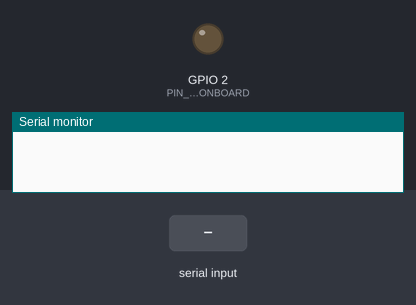
Recording of a program running on a simulated ESP32. Shown: output pins drawn as LEDs (lit = HIGH), the last lines printed to the serial monitor. Dashed ring = blinking. The test bench sets the inputs (shaded band). Random numbers use the default seed unless the program sets one.

Above: at 0.0 s.
At 1.88 s:
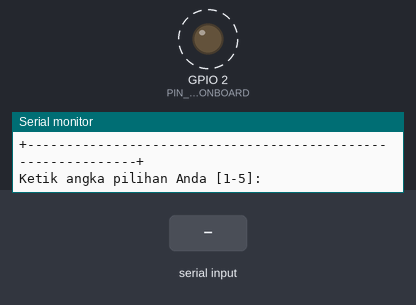
2.3 s: "1\n" received over Serial
5.3 s: "2\n" received over Serial
8.3 s: "4\n" received over Serial
Timing chart, 0 to 17.3 s (numbered marks = the images above; inputs shaded):
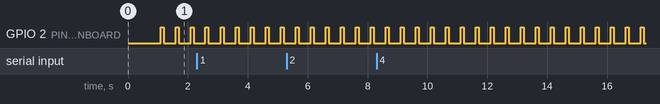

The program:

main.cpp
```cpp
/**
 * ============================================================================
 * PRAKTIKUM SISTEM TERTANAM: FREERTOS TASK SCHEDULING & WATCHDOG TIMER (TWDT)
 * ============================================================================
 * Laboratorium Sistem Tertanam (Embedded Systems) - Teknik Elektro
 * Target Hardware: ESP32-WROOM-32 / ESP32-S3 (30/38 Pin DevKit)
 *
 * MODUL MINGGU 07:
 * 1. Preemptive Multitasking: Time-slicing FreeRTOS Tick Timer (1000 Hz / 1 ms).
 * 2. Task Lifecycle: Running, Ready, Blocked, Suspended, dan Pengaturan Prioritas.
 * 3. Task Stack Profiling: uxTaskGetStackHighWaterMark() untuk mendeteksi Stack Overflow.
 * 4. Task Watchdog Timer (TWDT): Eksperimen memicu Watchdog Panic dan penyembuhannya.
 * 5. Menu Interaktif Serial Monitor (115200 bps).
 * ============================================================================
 */

#include <Arduino.h>
#include <esp_task_wdt.h>

// ============================================================================
// DEFINISI PIN HARDWARE & KONSTANTA
// ============================================================================
#define PIN_LED_ONBOARD      2    // LED status aktivitas sistem
#define TWDT_TIMEOUT_SECONDS 3    // Batas waktu timeout Watchdog Timer (3 detik)

// ============================================================================
// TASK HANDLES
// ============================================================================
TaskHandle_t hTaskSensor     = NULL;
TaskHandle_t hTaskHeartbeat  = NULL;
TaskHandle_t hTaskReporter   = NULL;
TaskHandle_t hTaskHog        = NULL;

// ============================================================================
// VARIABEL DATA TELEMETRI BERSAMA
// ============================================================================
struct TelemetryData {
    float temperature;
    float humidity;
    uint32_t sample_count;
    uint32_t heartbeat_count;
} g_telemetry = {25.0f, 60.0f, 0, 0};

// Flag kontrol eksperimen
volatile bool g_trigger_starvation = false;
volatile bool g_run_normal_tasks   = true;

// ============================================================================
// TASK 1: PEMBACAAN SENSOR TELEMETRI (PERIODIK 50 MS / 20 HZ)
// ============================================================================
void TaskSensor(void *pvParameters) {
    TickType_t xLastWakeTime = xTaskGetTickCount();
    const TickType_t xFrequency = pdMS_TO_TICKS(50); // Tepat 50 ms

    while (1) {
        if (g_run_normal_tasks) {
            // Simulasi pembacaan ADC / Sensor Suhu & Kelembaban
            g_telemetry.sample_count++;
            g_telemetry.temperature = 24.5f + (float)(rand() % 80) / 10.0f;
            g_telemetry.humidity    = 55.0f + (float)(rand() % 250) / 10.0f;
        }

        // vTaskDelayUntil menjamin periode eksekusi deterministik (anti-jitter)
        vTaskDelayUntil(&xLastWakeTime, xFrequency);
    }
}

// ============================================================================
// TASK 2: KEDIP LED HEARTBEAT (PERIODIK 500 MS / 1 HZ)
// ============================================================================
void TaskHeartbeat(void *pvParameters) {
    pinMode(PIN_LED_ONBOARD, OUTPUT);

    while (1) {
        if (g_run_normal_tasks) {
            digitalWrite(PIN_LED_ONBOARD, HIGH);
            vTaskDelay(pdMS_TO_TICKS(100)); // LED Menyala 100 ms
            digitalWrite(PIN_LED_ONBOARD, LOW);
            g_telemetry.heartbeat_count++;
            vTaskDelay(pdMS_TO_TICKS(400)); // LED Padam 400 ms (Total periode = 500 ms)
        } else {
            vTaskDelay(pdMS_TO_TICKS(200));
        }
    }
}

// ============================================================================
// TASK 3: LAPORAN TELEMETRI BERKALA (PERIODIK 2000 MS)
// ============================================================================
void TaskReporter(void *pvParameters) {
    while (1) {
        vTaskDelay(pdMS_TO_TICKS(2000));

        if (g_run_normal_tasks && !g_trigger_starvation) {
            // Mengukur sisa stack terkecil (High Water Mark)
            UBaseType_t stackSensor    = (hTaskSensor != NULL)    ? uxTaskGetStackHighWaterMark(hTaskSensor) : 0;
            UBaseType_t stackHeartbeat = (hTaskHeartbeat != NULL) ? uxTaskGetStackHighWaterMark(hTaskHeartbeat) : 0;
            UBaseType_t stackReporter  = uxTaskGetStackHighWaterMark(NULL);

            Serial.printf("[AUTO-TELEMETRY] Sampel: #%lu | Suhu: %.1f C | RH: %.1f %% | Detak LED: #%lu | Stack Sisa: [Sens:%uB, HB:%uB, Rep:%uB]\n",
                          g_telemetry.sample_count,
                          g_telemetry.temperature,
                          g_telemetry.humidity,
                          g_telemetry.heartbeat_count,
                          (unsigned int)stackSensor,
                          (unsigned int)stackHeartbeat,
                          (unsigned int)stackReporter);
        }
    }
}

// ============================================================================
// TASK KHUSUS EKSPERIMEN 3: TASK NAKAL PEMICU WATCHDOG (CPU HOG)
// ============================================================================
void TaskHungryHog(void *pvParameters) {
    bool with_yield = (bool)(intptr_t)pvParameters;

    Serial.println("\n--------------------------------------------------------------");
    Serial.printf("[HOG STARTED] Task HungryHog aktif pada Prioritas 3 (Core %d)!\n", xPortGetCoreID());
    if (with_yield) {
        Serial.println(">> MODE AMAN: Melakukan kalkulasi berat DENGAN vTaskDelay(1) untuk yield.");
        Serial.println(">> Watchdog TIDAK AKAN terpicu karena Idle Task tetap kebagian CPU!");
    } else {
        Serial.println(">> MODE BAHAYA: Memonopoli CPU 100% TANPA memanggil vTaskDelay()!");
        Serial.printf(">> Tunggu %d detik... Task Watchdog Timer (TWDT) AKAN MELEDAK!\n", TWDT_TIMEOUT_SECONDS);
    }
    Serial.println("--------------------------------------------------------------");

    uint32_t loop_counter = 0;
    unsigned long start_time = millis();

    while (1) {
        loop_counter++;

        // Komputasi matematika dummy agar CPU bekerja keras
        volatile double dummy = 3.14159265;
        dummy = dummy * dummy / 1.0001;
        (void)dummy;

        if (with_yield) {
            // Memberi kesempatan kepada CPU untuk mengeksekusi Idle Task & reset WDT
            if (loop_counter % 50000 == 0) {
                vTaskDelay(pdMS_TO_TICKS(2));
                Serial.printf("   [HOG YIELD] Iterasi: %lu | Berhasil berbagi CPU dengan aman.\n", loop_counter);
            }
            if (millis() - start_time > 4000) {
                Serial.println("[HOG FINISHED] Pengujian mode aman tuntas! Menghapus task hog...");
                hTaskHog = NULL;
                vTaskDelete(NULL); // Menghapus diri sendiri
            }
        } else {
            // TIDAK ADA vTaskDelay sama sekali!
            if (loop_counter % 2000000 == 0) {
                Serial.printf("   [HOG MONOPOLI] Iterasi: %lu | Masih menolak yield ke CPU... (%lu ms)\n",
                              loop_counter, millis() - start_time);
            }
        }
    }
}

// ============================================================================
// FUNGSI MENU 1: STATUS MULTITASKING NORMAL
// ============================================================================
void show_multitasking_status() {
    Serial.println("\n========================================================");
    Serial.println("  STATUS SCHEDULER FREERTOS & MULTI-TASKING ESP32       ");
    Serial.println("========================================================");
    Serial.printf("  • Frekuensi Tick FreeRTOS : %d Hz (1 Tick = %d ms)\n",
                  configTICK_RATE_HZ, 1000 / configTICK_RATE_HZ);
    Serial.printf("  • Jumlah Core Aktif       : Dual-Core Xtensa LX6 (240 MHz)\n");
    Serial.printf("  • Core Eksekusi Task Menu : Core %d (APP_CPU)\n", xPortGetCoreID());
    Serial.printf("  • Status Task Sensor      : %s (Periodik 50 ms / 20 Hz, Prioritas 2)\n",
                  (hTaskSensor != NULL) ? "BERJALAN" : "NONAKTIF");
    Serial.printf("  • Status Task Heartbeat   : %s (Periodik 500 ms / 1 Hz, Prioritas 1)\n",
                  (hTaskHeartbeat != NULL) ? "BERJALAN" : "NONAKTIF");
    Serial.printf("  • Status Task Reporter    : %s (Periodik 2000 ms, Prioritas 1)\n",
                  (hTaskReporter != NULL) ? "BERJALAN" : "NONAKTIF");
    Serial.println("--------------------------------------------------------");
    Serial.println("[INSIGHT TEKNIK ELEKTRO]:");
    Serial.println("Preemptive Multitasking memungkinkan sensor dibaca setiap 50 ms");
    Serial.println("secara presisi tanpa terganggu oleh kedipan LED yang butuh 500 ms!");
}

// ============================================================================
// FUNGSI MENU 2: PROFILING MEMORI STACK (HIGH WATER MARK)
// ============================================================================
void show_stack_profiling() {
    Serial.println("\n==========================================================================");
    Serial.println("   PROFILING MEMORI TASK STACK (uxTaskGetStackHighWaterMark)             ");
    Serial.println("==========================================================================");
    Serial.println("| Nama Task       | Prioritas | Core | Alokasi Awal | Sisa Min (B) | Status   |");
    Serial.println("|-----------------|-----------|------|--------------|--------------|----------|");

    struct TaskInspect {
        TaskHandle_t handle;
        const char *name;
        uint32_t allocated;
        uint8_t priority;
        int core;
    } tasks[] = {
        {hTaskSensor,    "TaskSensor     ", 3072, 2, 1},
        {hTaskHeartbeat, "TaskHeartbeat  ", 2048, 1, 1},
        {hTaskReporter,  "TaskReporter   ", 3072, 1, 1},
        {NULL,           "TaskLoop (CLI) ", 8192, 1, 1}
    };

    for (int i = 0; i < 4; i++) {
        TaskHandle_t th = (tasks[i].handle != NULL) ? tasks[i].handle : xTaskGetCurrentTaskHandle();
        UBaseType_t hwm = uxTaskGetStackHighWaterMark(th);

        const char *health = "AMAN";
        if (hwm < 256) health = "BAHAYA!";
        else if (hwm < 512) health = "WASPADA";

        Serial.printf("| %s | %9u | %4d | %9u B | %9u B | %-8s |\n",
                      tasks[i].name, tasks[i].priority, tasks[i].core,
                      tasks[i].allocated, (unsigned int)hwm, health);
    }
    Serial.println("==========================================================================");
    Serial.println("[CATATAN ENJINIRING MEMORI]:");
    Serial.println("1. 'Sisa Min (B)' adalah High Water Mark: jarak terdekat ujung stack");
    Serial.println("   ke batas luapan memori (Stack Overflow) sejak task pertama kali dibuat.");
    Serial.println("2. Jika 'Sisa Min' menyentuh angka 0, ESP32 seketika mengalami crash");
    Serial.println("   dengan pesan fatal: 'Guru Meditation Error: Core 1 panic'd (Unhandled debug exception)'.");
}

// ============================================================================
// FUNGSI MENU 3: SIMULASI MEMICU WATCHDOG TIMEOUT (TWDT CRASH DEMO)
// ============================================================================
void trigger_watchdog_timeout() {
    Serial.println("\n========================================================");
    Serial.println("  DEMO 3: SIMULASI MEMICU TASK WATCHDOG TIMER (TWDT)    ");
    Serial.println("========================================================");
    Serial.println("[PERINGATAN]: Eksperimen ini SENGAJA memonopoli CPU 100%");
    Serial.println("              tanpa memberi kesempatan pada Idle Task.");
    Serial.println("              ESP32 AKAN REBOOT SECARA OTOMATIS setelah");
    Serial.printf("              timeout %d detik terlewati!\n", TWDT_TIMEOUT_SECONDS);
    Serial.println("========================================================");
    delay(1000);

    // Buat TaskHog pada Prioritas 3 (lebih tinggi dari Idle Task yang berprioritas 0)
    // Parameter false = TANPA YIELD (Memicu Watchdog)
    xTaskCreatePinnedToCore(
        TaskHungryHog,
        "TaskHungryHog",
        3072,
        (void *)(intptr_t)false,
        3,
        &hTaskHog,
        1
    );
}

// ============================================================================
// FUNGSI MENU 4: PENGUJIAN MODE AMAN (TASK BERAT DENGAN YIELD)
// ============================================================================
void test_safe_task_computation() {
    Serial.println("\n========================================================");
    Serial.println("  DEMO 4: PENANGANAN TEPAT KOMPUTASI BERAT (DENGAN YIELD)");
    Serial.println("========================================================");
    Serial.println("[SOLUSI ENJINIRING]:");
    Serial.println("Setiap task yang menjalankan komputasi panjang WAJIB menyisipkan");
    Serial.println("panggilan vTaskDelay(1) atau taskYIELD() secara berkala.");
    Serial.println("Ini memberikan jatah CPU pada Idle Task untuk mereset Watchdog!");
    Serial.println("========================================================");

    if (hTaskHog != NULL) {
        Serial.println("[FAIL] Masih ada Task Hog yang berjalan!");
        return;
    }

    // Parameter true = DENGAN YIELD
    xTaskCreatePinnedToCore(
        TaskHungryHog,
        "TaskSafeHog",
        3072,
        (void *)(intptr_t)true,
        3,
        &hTaskHog,
        1
    );
}

// ============================================================================
// FUNGSI MENU 5: DEMONSTRASI PREEMPTIVE TASK PRIORITY
// ============================================================================
void demonstrate_task_preemption() {
    Serial.println("\n========================================================");
    Serial.println("  DEMO 5: ANALISIS PREEMPTION & PERBEDAAN PRIORITAS TASK ");
    Serial.println("========================================================");
    Serial.println("Pada FreeRTOS, Task dengan angka prioritas LEBIH TINGGI");
    Serial.println("akan SEKETIKA merebut (preempt) CPU dari Task berprioritas rendah.");
    Serial.println("\nHierarki Prioritas Saat Ini:");
    Serial.println("  • Prioritas 3 : Task HungryHog / Alarm Darurat");
    Serial.println("  • Prioritas 2 : Task Sensor Telemetri (50 ms)");
    Serial.println("  • Prioritas 1 : Task Heartbeat & Reporter (500 ms - 2000 ms)");
    Serial.println("  • Prioritas 0 : Task IDLE Bawaan ESP-IDF (Pembersih Memori & WDT Feeder)");
    Serial.println("--------------------------------------------------------");
    Serial.println("HUKUM EMAS FREERTOS:");
    Serial.println("Jangan biarkan Task berprioritas tinggi berjalan terus-menerus tanpa jeda!");
    Serial.println("Jika Task Prioritas 1 atau lebih memonopoli CPU, Task IDLE (Prioritas 0)");
    Serial.println("tidak akan pernah dieksekusi -> Memicu Task Watchdog Timeout!");
}

// ============================================================================
// TAMPILKAN BANNER MENU
// ============================================================================
void print_menu() {
    Serial.println("\n+-------------------------------------------------------------+");
    Serial.println("|     MENU INTERAKTIF LAB WEEK 07: FREERTOS & WATCHDOG        |");
    Serial.println("+-------------------------------------------------------------+");
    Serial.println("| [1] Status Multi-Tasking & Pembagian Waktu Scheduler        |");
    Serial.println("| [2] Profiling Memori Stack Task (Deteksi Stack Overflow)    |");
    Serial.println("| [3] Simulasi Memicu Crash Watchdog Timer (TWDT Timeout Demo)|");
    Serial.println("| [4] Uji Komputasi Berat yang Aman (Penyembuhan via Yield)   |");
    Serial.println("| [5] Analisis Preemptive Priority & Peran Idle Task          |");
    Serial.println("| [m] Tampilkan Ulang Menu Pilihan                            |");
    Serial.println("+-------------------------------------------------------------+");
    Serial.print("Ketik angka pilihan Anda [1-5]: ");
}

// ============================================================================
// SETUP & MAIN LOOP
// ============================================================================
void setup() {
    // 1. Inisialisasi Serial Debugging (115200 bps)
    Serial.begin(115200);
    delay(1000);

    // 2. Salam Pembuka Ramah Awam
    Serial.println("\n========================================================");
    Serial.println("SELAMAT DATANG DI PRAKTIKUM MINGGU 07 - SISTEM TERTANAM");
    Serial.println("Real-Time Operating Systems (FreeRTOS) & Watchdog Timer");
    Serial.println("Laboratorium Sistem Tertanam - Teknik Elektro");
    Serial.println("========================================================");

    // 3. Konfigurasi Task Watchdog Timer (TWDT) bawaan ESP-IDF
    // Mengaktifkan TWDT dengan timeout 3 detik dan panic=true (reboot saat hang)
    #if ESP_IDF_VERSION_MAJOR >= 5
        esp_task_wdt_config_t twdt_config = {
            .timeout_ms = TWDT_TIMEOUT_SECONDS * 1000,
            .idle_core_mask = (1 << 0) | (1 << 1), // Pantau Idle Task di kedua core
            .trigger_panic = true
        };
        esp_task_wdt_reconfigure(&twdt_config);
    #else
        esp_task_wdt_init(TWDT_TIMEOUT_SECONDS, true);
        esp_task_wdt_add(NULL); // Daftarkan task loop() ke TWDT
    #endif

    Serial.printf("[INIT] Task Watchdog Timer (TWDT) aktif dengan timeout %d detik.\n", TWDT_TIMEOUT_SECONDS);

    // 4. Membuat Task-Task Paralel FreeRTOS
    // xTaskCreatePinnedToCore(TaskFunction, Name, StackBytes, Param, Priority, Handle, CoreID)

    // Task 1: Sensor (Prioritas 2, Stack 3072 Byte, Core 1)
    xTaskCreatePinnedToCore(
        TaskSensor,
        "TaskSensor",
        3072,
        NULL,
        2,
        &hTaskSensor,
        1
    );

    // Task 2: Heartbeat LED (Prioritas 1, Stack 2048 Byte, Core 1)
    xTaskCreatePinnedToCore(
        TaskHeartbeat,
        "TaskHeartbeat",
        2048,
        NULL,
        1,
        &hTaskHeartbeat,
        1
    );

    // Task 3: Telemetry Reporter (Prioritas 1, Stack 3072 Byte, Core 1)
    xTaskCreatePinnedToCore(
        TaskReporter,
        "TaskReporter",
        3072,
        NULL,
        1,
        &hTaskReporter,
        1
    );

    Serial.println("[OK] Tiga Task Paralel FreeRTOS berhasil dibuat di Core 1!");
    print_menu();
}

void loop() {
    // Loop Arduino Core berjalan sebagai task prioritas 1 di Core 1
    #if ESP_IDF_VERSION_MAJOR < 5
        esp_task_wdt_reset(); // Beri makan watchdog untuk task loop
    #endif

    if (Serial.available() > 0) {
        char cmd = Serial.read();
        while (Serial.available() > 0) Serial.read(); // Bersihkan sisa buffer newline

        switch (cmd) {
            case '1':
                show_multitasking_status();
                break;
            case '2':
                show_stack_profiling();
                break;
            case '3':
                trigger_watchdog_timeout();
                break;
            case '4':
                test_safe_task_computation();
                break;
            case '5':
                demonstrate_task_preemption();
                break;
            case 'm':
            case 'M':
                print_menu();
                break;
            default:
                if (cmd != '\r' && cmd != '\n') {
                    Serial.printf("\n[PERINGATAN] Perintah '%c' tidak dikenali! Ketik 1, 2, 3, 4, 5, atau m.\n", cmd);
                    print_menu();
                }
                break;
        }
    }
    vTaskDelay(pdMS_TO_TICKS(50));
}
```

Measured:
- by itself, GPIO 2 (PIN_LED_ONBOARD): alternates HIGH for 0.10 s and LOW for 0.40 s
